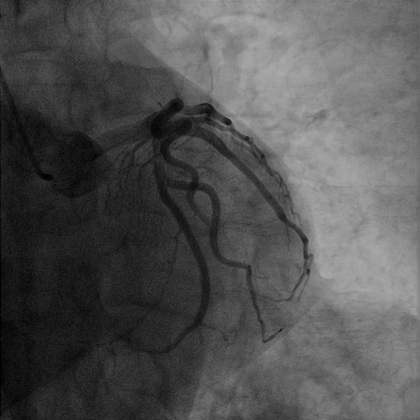
%> input picture coronary3.0/c_cqj_37.bmp, 420 x 420 px, shrunk from 512 x 512 before the run
$ octave coronary3.m   (GNU Octave 9; MATLAB toolbox functions it lacks are replaced by stand-ins)
%> lines starting %> are read from the running program, lines starting %| are printed output that depends on the picture; in (x1, y1, x2, y2) boxes, pixels count from 0 and x2, y2 are one past the last pixel; in counts of white or black regions, pixels touching at a corner belong together; the program's own positions count from 1
% image=imread('c_lm_29.bmp');
%   image=imread('c_gc_40.bmp');
image=imread('c_cqj_37.bmp');
%> image is the input picture: size 420x420 uint8; min 0, max 171, mean 82.4


k = 1;
% 增强对比度
J = imadjust(image,[0.05 0.45],[]);

figure,imshow(image), title('result')
I = J;

% 使用sobel提取边缘
%创建一个二维的预定义的滤波算子hy，sobel用于边缘提取，无参数
hy = fspecial('sobel');
hx = hy';
% 对任意类型数组或多维图像进行滤波，‘replicate’图像大小通过复制外边界的值来扩展
Iy = imfilter(double(I), hy, 'replicate');
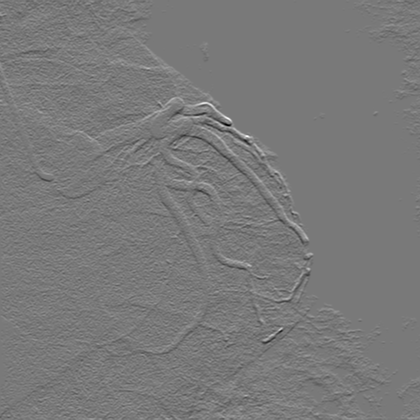
%> Iy: size 420x420 double; min -716, max 785, mean 1.4; drawn with min black and max white
Ix = imfilter(double(I), hx, 'replicate');
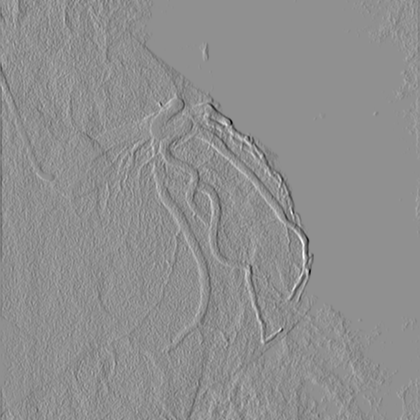
%> Ix: size 420x420 double; min -789, max 608, mean -4.1; drawn with min black and max white
gradmag = sqrt(Ix.^2 + Iy.^2);
I = uint8(gradmag);

%灰度转二值
I = imadjust(I,[0.05 0.8],[]);
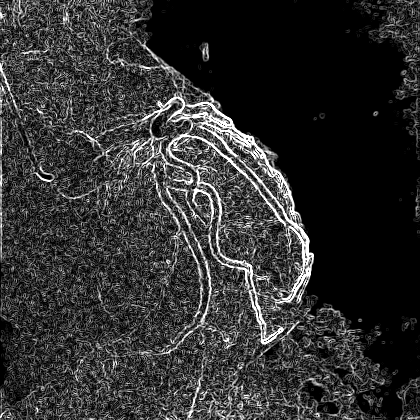
%> I: size 420x420 uint8; min 0, max 255, mean 48.4
img=im2bw(I,0.5);
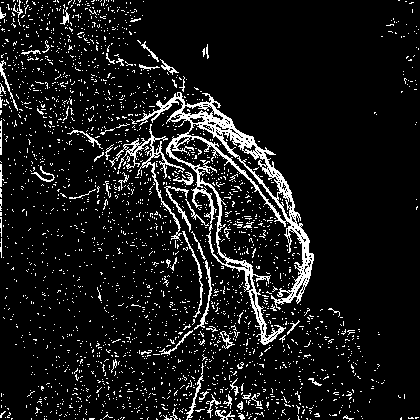
%> img: size 420x420 logical; 9.1% white in thin lines or dots

%去掉图像中面积小于8的区域
f=bwareaopen(img,8);
%> f: size 420x420 logical; 6.5% white in thin lines or dots

% 根据patch块中图像值和的大小去噪
im = double(f);
%> im: size 420x420 double; values 0 (black) and 1 (white), 6.5% white in thin lines or dots
patchSize = 16;%16
patchSize1 = 12;
[rows, cols] = size(im);
%> rows = 420; cols = 420
 numpatch = floor(rows/patchSize);
%> numpatch = 26

%先用16*16的块，10的阈值处理
for i = 1:numpatch-1
    for j = 1:numpatch-1
         block = im(i*patchSize+1:(i+1)*patchSize,j*patchSize+1:(j+1)*patchSize);
%          block1 = im(i*patchSize+1:(i+1)*patchSize,j*patchSize+1:(j+1)*patchSize);
%      block = img(1:patchSize,1:patchSize);
      a = sum(sum(block));
      if a<30%10
        im(i*patchSize+1:(i+1)*patchSize,j*patchSize+1:(j+1)*patchSize) = zeros(patchSize,patchSize);
%         figure,imshow(im);
      end
    end
end
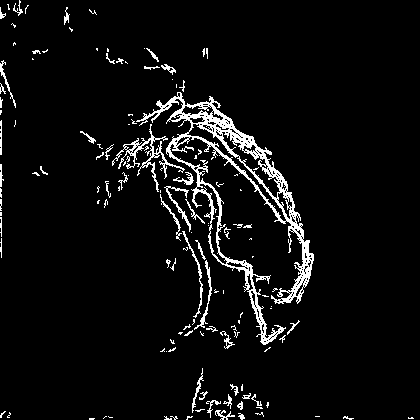
%> im: size 420x420 double; values 0 (black) and 1 (white), 5.5% white in thin lines or dots

% 对图像进行膨胀处理，使所有的血管连为整体
se = strel('disk',3);
I = imdilate(im,se);
%> I: size 420x420 double; values 0 (black) and 1 (white), 15.1% white; 31 white regions, largest, box (x1, y1, x2, y2) and area: (78, 78, 316, 354) 20351, (184, 366, 271, 420) 1911, (0, 58, 18, 117) 511

% 去除孤立于血管外的点
T=bwareaopen(I,10000);%去掉图像中面积小于1500的区域
%> T: size 420x420 logical; 11.5% white; 1 white region, box (x1, y1, x2, y2) and area: (78, 78, 316, 354) 20351

% 两个图像相减取绝对值，得到去除的图像块
[rows, cols] = size(I);
X = abs(I-T-ones(rows, cols));
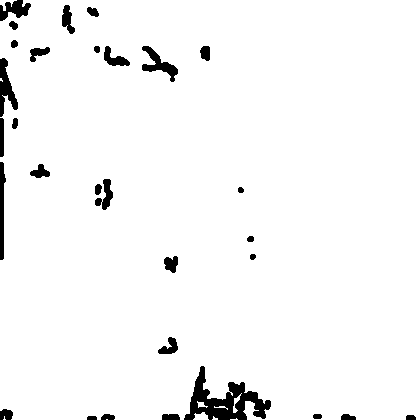
%> X: size 420x420 double; values 0 (black) and 1 (white), 96.4% white; 30 black regions, largest, box (x1, y1, x2, y2) and area: (184, 366, 271, 420) 1911, (0, 58, 18, 117) 511, (142, 46, 178, 82) 464

% 将已经去除的图像块应用到im上
re = im.*X;
%> re: size 420x420 double; values 0 (black) and 1 (white), 4.5% white in thin lines or dots, all inside (x1, y1, x2, y2) = (80, 80, 314, 352)

k = 1;
% 对图像进行膨胀处理，使所有的血管连为整体
se = strel('disk',5);
I = imdilate(re,se);
%> I: size 420x420 double; values 0 (black) and 1 (white), 15.2% white; 1 white region, box (x1, y1, x2, y2) and area: (76, 76, 318, 356) 26732

imwrite(I,strcat('result',num2str(k),'.bmp'));

%将血管块T应用到原图image
im = im2double(image);
T = im.*I;
%> T: size 420x420 double

k= k+1;
imwrite(T,strcat('result',num2str(k),'.bmp'));

%对整张图进行均值滤波,取出除血管外的图像块
A = filter2(fspecial('average',15),image)/255;
I1= abs(I-ones(rows, cols));
T1 = A.*I1;
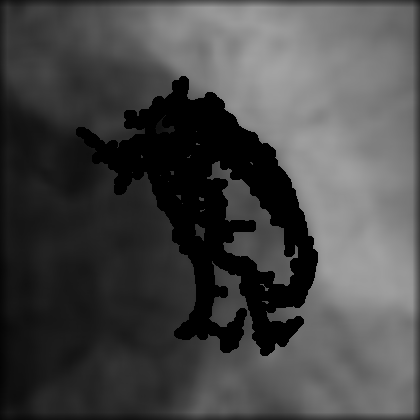
%> T1: size 420x420 double; min 0, max 0.641, mean 0.28

k= k+1;
imwrite(T1,strcat('result',num2str(k),'.bmp'));

%将T和T1进行组合
T2 = T+T1;
figure, imshow(T2);

k= k+1;
imwrite(T2,strcat('result',num2str(k),'.bmp'));

%frangi滤波器
I = T2.*255;
options  = struct('FrangiScaleRange', [1 10], 'FrangiScaleRatio', 2, 'FrangiBetaOne', 0.5, 'FrangiBetaTwo', 15, 'verbose',true,'BlackWhite',true);
%> (the run ends here)

$ run again, with coronary3.0/c_lm_29.bmp copied over coronary3.0/c_cqj_37.bmp
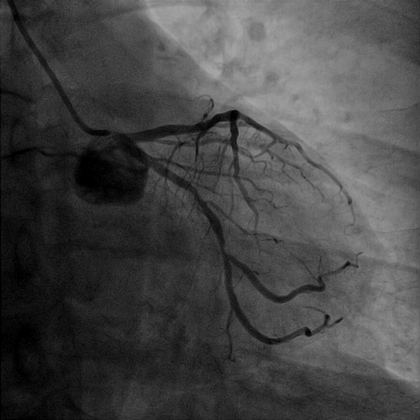
%> input picture coronary3.0/c_lm_29.bmp, 420 x 420 px, shrunk from 512 x 512 before the run
%> image is the input picture: size 420x420 uint8; min 0, max 167, mean 69.2
%> img: size 420x420 logical; 11.6% white in thin lines or dots
%> f: size 420x420 logical; 8.9% white in thin lines or dots
%> after the loop `for i = 1:numpatch-1`:
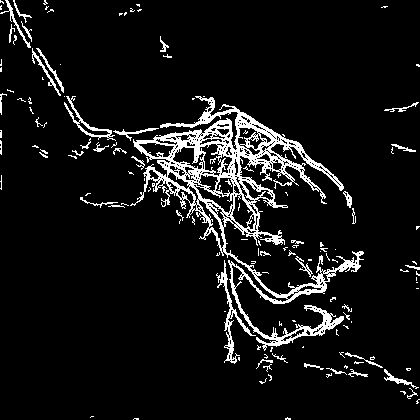
%> im: size 420x420 double; values 0 (black) and 1 (white), 7.9% white in thin lines or dots
%> X: size 420x420 double; values 0 (black) and 1 (white), 97.4% white; 29 black regions, largest, box (x1, y1, x2, y2) and area: (337, 350, 420, 406) 1020, (302, 361, 370, 380) 599, (398, 259, 420, 285) 288
%> re: size 420x420 double; values 0 (black) and 1 (white), 7.2% white in thin lines or dots, all inside (x1, y1, x2, y2) = (0, 0, 364, 384)
%> I1: size 420x420 double; values 0 (black) and 1 (white), 78.6% white; 1 black region, box (x1, y1, x2, y2) and area: (0, 0, 368, 388) 37832
%> `imwrite(T2,strcat('result',num2str(k),'.bmp'));`:
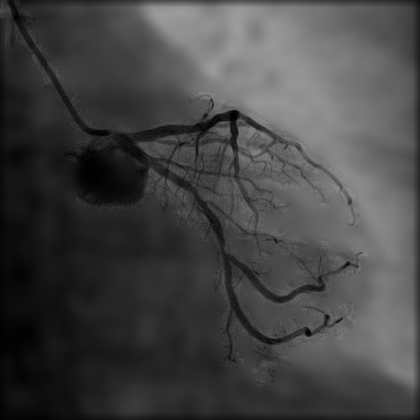
%> saved as result4.bmp: size 420x420 uint8; min 0, max 156, mean 68.2
